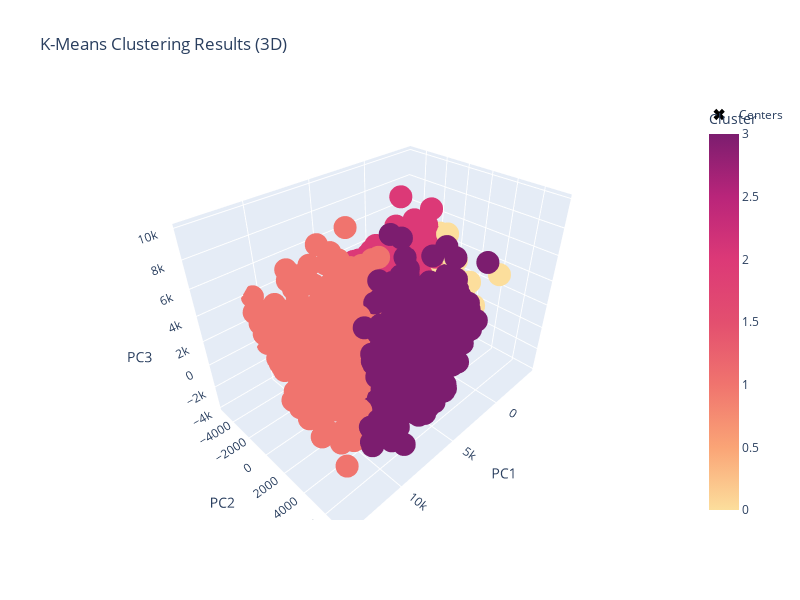

Here is the notebook cell this chart was saved with:
### Markdown cell above
Trực quan hóa lại kết quả một lần nữa

### Code cell
pca = PCA(n_components=3)
pca_df = pd.DataFrame(pca.fit_transform(data), columns=["PC1", "PC2", "PC3"])
pca_df["Cluster"] = labels

centroids_pca = pca.transform(centroids)

fig = px.scatter_3d(
    pca_df,
    x="PC1",
    y="PC2",
    z="PC3",
    color="Cluster",
    title="K-Means Clustering Results (3D)",
    color_continuous_scale=px.colors.sequential.Sunsetdark,
)

fig.add_trace(
    go.Scatter3d(
        x=centroids_pca[:, 0],
        y=centroids_pca[:, 1],
        z=centroids_pca[:, 2],
        mode="markers",
        marker=dict(size=10, color="Black", symbol="x"),
        name="Centers",
    )
)
fig.update_layout(width=800, height=600)
fig.show()

### Figure 1 — Plotly figure (JSON) as saved in the notebook; plotly's stock layout.template omitted (floating-point values rounded to 4 significant figures; data arrays with more than 128 entries replaced by an {"elided": "..."} marker saying what was removed)
{"data": [{"hovertemplate": "PC1=%{x}<br>PC2=%{y}<br>PC3=%{z}<br>Cluster=%{marker.color}<extra></extra>", "legendgroup": "", "marker": {"color": {"elided": "7434 int values"}, "coloraxis": "coloraxis", "symbol": "circle"}, "mode": "markers", "name": "", "scene": "scene", "showlegend": false, "type": "scatter3d", "x": {"elided": "7434 float values"}, "y": {"elided": "7434 float values"}, "z": {"elided": "7434 float values"}}, {"marker": {"color": "Black", "size": 10, "symbol": "x"}, "mode": "markers", "name": "Centers", "type": "scatter3d", "x": [-2149.0, 6536.0, 1502.0, 3390.0], "y": [95.76, -1652.0, -1254.0, 2877.0], "z": [-55.7, -124.6, 370.5, -300.0]}], "layout": {"coloraxis": {"colorbar": {"title": {"text": "Cluster"}}, "colorscale": [[0, "rgb(252, 222, 156)"], [0.1667, "rgb(250, 164, 118)"], [0.3333, "rgb(240, 116, 110)"], [0.5, "rgb(227, 79, 111)"], [0.6667, "rgb(220, 57, 119)"], [0.8333, "rgb(185, 37, 122)"], [1, "rgb(124, 29, 111)"]]}, "height": 600, "legend": {"tracegroupgap": 0}, "scene": {"domain": {"x": [0, 1], "y": [0, 1]}, "xaxis": {"title": {"text": "PC1"}}, "yaxis": {"title": {"text": "PC2"}}, "zaxis": {"title": {"text": "PC3"}}}, "title": {"text": "K-Means Clustering Results (3D)"}, "width": 800}}
